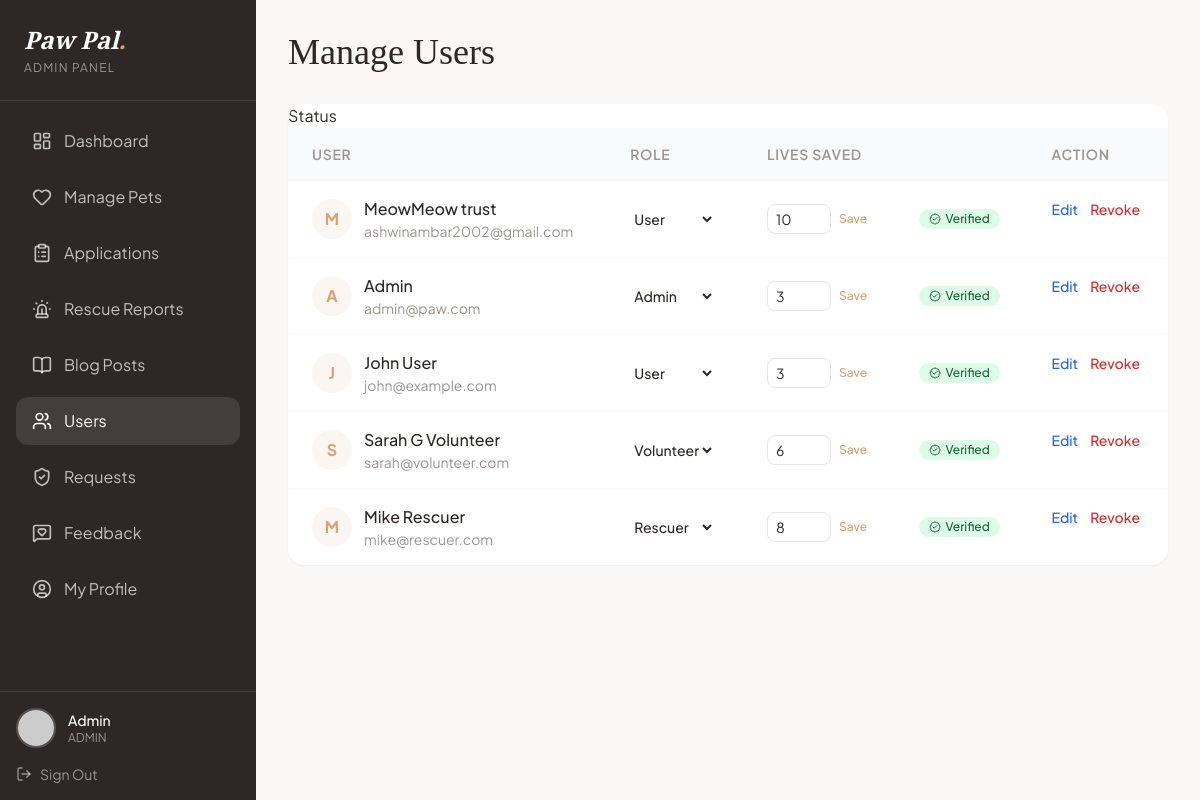
The page /admin/users.php (signed in) on the database its author committed.
### tables this page shows
CREATE TABLE `users` (
  `id` int(11) NOT NULL,
  `username` varchar(50) NOT NULL,
  `email` varchar(100) NOT NULL,
  `password` varchar(255) NOT NULL,
  `phone` varchar(20) DEFAULT NULL,
  `address` text DEFAULT NULL,
  `role` enum('user','admin','volunteer','rescuer','organization') DEFAULT 'user',
  `is_verified` tinyint(1) DEFAULT 0,
  `created_at` timestamp NOT NULL DEFAULT current_timestamp(),
  `gender` varchar(20) DEFAULT NULL,
  `dob` date DEFAULT NULL,
  `profile_image` varchar(255) DEFAULT NULL,
  `lives_saved` int(11) DEFAULT 0,
  `organization_name` varchar(150) DEFAULT NULL,
  `reset_token` varchar(255) DEFAULT NULL,
  `reset_expiry` datetime DEFAULT NULL
);

### admin/users.php (the view, shortened to what this page needs)
<?php
include '../config.php';
$users = $conn->query("SELECT * FROM users ORDER BY created_at DESC");
?>
<!DOCTYPE html>
<html lang="en" class="scroll-smooth">
<head>
    <script src="https://cdn.tailwindcss.com"></script>
</head>
<body class="font-sans text-paw-dark antialiased bg-paw-bg">
    <div class="flex min-h-screen">
        <?php include 'includes/sidebar.php'; ?>
        <main class="flex-1 p-8 overflow-y-auto">
            <div class="max-w-6xl mx-auto">
                <h1 class="font-serif text-4xl mb-8">Manage Users</h1>
                <div class="bg-white rounded-2xl shadow-sm overflow-hidden">
                    <table class="w-full text-left">
                        <thead class="bg-gray-50 border-b border-gray-100">
                            <tr>
                                <th class="px-6 py-4 text-sm font-semibold text-paw-gray uppercase tracking-wider">User
                                </th>
                                <th class="px-6 py-4 text-sm font-semibold text-paw-gray uppercase tracking-wider">Role
                                </th>
                                <th class="px-6 py-4 text-sm font-semibold text-paw-gray uppercase tracking-wider">Lives
                                    Saved
                                </th>
                                <th class="px-6 py-4 text-sm font-semibold text-paw-gray uppercase tracking-wider"></th>
                                <th class="px-6 py-4 text-sm font-semibold text-paw-gray uppercase tracking-wider">
                                    Action</th>
                            </tr>
                        </thead>
                        <tbody class="divide-y divide-gray-50">
                            <?php while ($user = $users->fetch_assoc()): ?>
                                <tr class="hover:bg-gray-50 transition-colors">
                                    <td class="px-6 py-4">
                                        <div class="flex items-center gap-3">
                                            <div
                                                class="w-10 h-10 bg-paw-accent/10 rounded-full flex items-center justify-center text-paw-accent font-bold">
                                                <?php echo substr($user['username'], 0, 1); ?>
                                            </div>
                                            <div>
                                                <p class="font-medium text-paw-dark">
                                                    <?php echo htmlspecialchars($user['username']); ?>
                                                </p>
                                                <p class="text-sm text-paw-gray">
                                                    <?php echo htmlspecialchars($user['email']); ?>
                                                </p>
                                            </div>
                                        </div>
                                    </td>
                                    <td class="px-6 py-4">
                                        <form method="POST">
                                            <select name="role" onchange="this.form.submit()"
                                                class="bg-transparent text-sm font-medium focus:outline-none cursor-pointer">
                                                <option value="user" <?php echo $user['role'] === 'user' ? 'selected' : ''; ?>>User</option>
                                                <option value="volunteer" <?php echo $user['role'] === 'volunteer' ? 'selected' : ''; ?>>Volunteer</option>
                                                <option value="rescuer" <?php echo $user['role'] === 'rescuer' ? 'selected' : ''; ?>>Rescuer</option>
                                                <option value="admin" <?php echo $user['role'] === 'admin' ? 'selected' : ''; ?>>Admin</option>
                                            </select>
                                        </form>
                                    </td>
                                    <td class="px-6 py-4">
                                        <form method="POST" class="flex items-center gap-2">
                                            <input type="number" name="lives_saved"
                                                value="<?php echo $user['lives_saved'] ?? 0; ?>" min="0"
                                                class="w-16 px-2 py-1 text-sm border rounded-lg focus:outline-none focus:border-paw-accent">
                                            <button type="submit" name="update_lives"
                                                class="text-xs text-paw-accent hover:text-paw-dark font-medium">Save</button>
                                        </form>
                                    </td>
                                    <td class="px-6 py-4">
                                        <?php if ($user['is_verified']): ?>
                                            <span
                                                class="inline-flex items-center gap-1 px-2.5 py-0.5 rounded-full text-xs font-medium bg-green-100 text-green-800">
                                                <i data-lucide="badge-check" class="w-3 h-3"></i> Verified
                                            </span>
                                        <?php endif; ?>
                                    </td>
                                    <td class="px-6 py-4 flex items-center gap-3">
                                        <a href="edit_user.php?id=<?php echo $user['id']; ?>"
                                            class="text-sm font-medium text-blue-600 hover:text-blue-800">
                                            Edit
                                        </a>
                                        <form method="POST">
                                            <button type="submit" name="toggle_verification"
                                                class="text-sm font-medium
                                                <?php echo $user['is_verified'] ? 'text-red-600 hover:text-red-800' : 'text-green-600 hover:text-green-800'; ?>">
                                                <?php echo $user['is_verified'] ? 'Revoke' : 'Verify'; ?>
                                            </button>
                                        </form>
                                    </td>
                                </tr>
                            <?php endwhile; ?>
                        </tbody>
                    </table>
                </div>
            </div>
        </main>
    </div>
</body>
</html>

### rows shown on the page
users: username "M", username "MeowMeow trust", email "ashwinambar2002@gmail.com", lives_saved "10", is_verified 1 (drawn)
users: username "A", username "Admin", email "admin@paw.com", role "Admin", lives_saved "3", is_verified 1 (drawn)
users: username "J", username "John User", email "john@example.com", role "User", lives_saved "3", is_verified 1 (drawn)
users: username "S", username "Sarah G Volunteer", email "sarah@volunteer.com", role "Volunteer", lives_saved "6", is_verified 1 (drawn)
users: username "M", username "Mike Rescuer", email "mike@rescuer.com", role "Rescuer", lives_saved "8", is_verified 1 (drawn)

### other values the page prints
$_SESSION['username'] "Admin"
